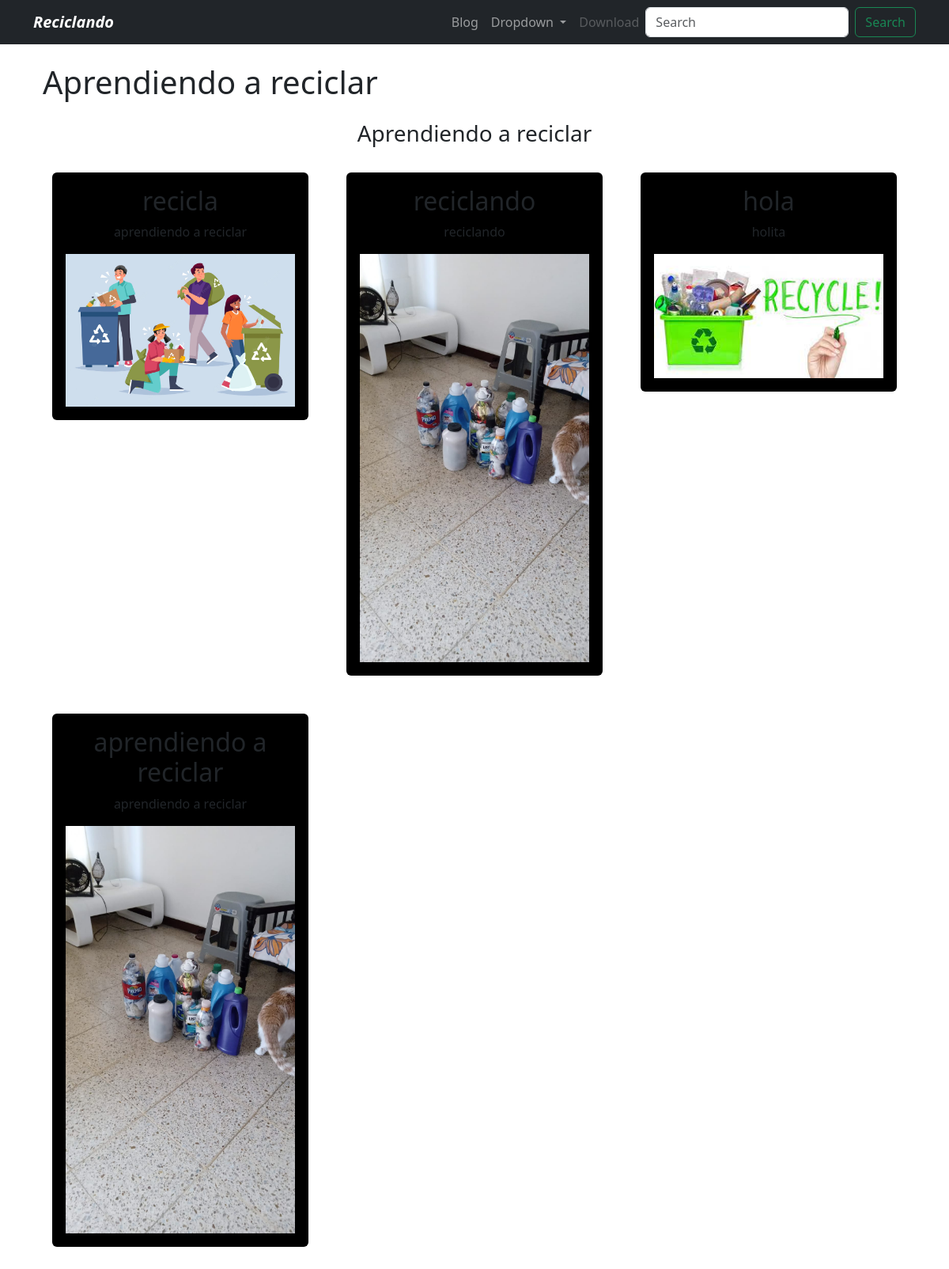
The page / on the database its author committed.
### portfolio/models.py (models this page shows)
class Project(models.Model):
    title = CharField(max_length=100)
    description = CharField(max_length=250)
    image = ImageField(upload_to="portfolio/images/")
    url =  URLField(blank=True)

### portfolio/views.py (the view)
# urls.py: 2. Add a URL to urlpatterns:  path('', views.home, name='home')
def home(request):
    projects = Project.objects.all()
    return render(request, 'home.html', {'projects': projects})

### portfolio/templates/home.html (shortened to what this page needs)
{% extends 'layout.html'  %}
{% block content %}
<h1>Aprendiendo a reciclar</h1>
<div class="row my-4 text-center">
    <h3>Aprendiendo a reciclar</h3>
{% for project in projects %}
<div class="col-md-4 p-4">
    <div class="card bg-black">
        <div class="card-body">
        <h2>{{project.title}}</h2>
        <p>{{project.description}}</p>
        <img src="{{project.image.url}}" alt="{{project.title}}" class="img-fluid" />
        </div>
    </div>
</div>
{% endfor %}
{% endblock %}

### portfolio/templates/layout.html (shortened to what this page needs)
<!DOCTYPE html>
<html lang="en">
<head>
    <link href="https://cdn.jsdelivr.net/npm/bootstrap@5.3.0-alpha1/dist/css/bootstrap.min.css" rel="stylesheet">
</head>
<body>
    {% include 'partials/navbar.html' %}
     <div class="container p-4">
        {% block content %}
        {% endblock %}
     </div>
</body>
</html>

### portfolio/templates/partials/navbar.html (shortened to what this page needs)
<nav class="navbar navbar-expand-lg navbar-dark bg-dark">
    <div class="container">
      <a class="navbar-brand fw-bold fst-italic" href="/">Reciclando</a>
      <div class="collapse navbar-collapse" id="navbarSupportedContent">
        <ul class="navbar-nav ms-auto">
          <li class="nav-item">
            <a class="nav-link" href="/blog/">Blog</a>
          </li>
          <li class="nav-item dropdown">
            <a class="nav-link dropdown-toggle" href="#" role="button" data-bs-toggle="dropdown" aria-expanded="false">
              Dropdown
            </a>
          </li>
          <li class="nav-item">
            <a class="nav-link disabled">Download</a>
          </li>
        </ul>
        <form class="d-flex" role="search">
          <input class="form-control me-2" type="search" placeholder="Search" aria-label="Search">
          <button class="btn btn-outline-success" type="submit">Search</button>
        </form>
      </div>
    </div>
  </nav>

### rows shown on the page
Project: title "recicla", description "aprendiendo a reciclar", image (picture)
Project: title "reciclando", description "reciclando", image (picture)
Project: title "hola", description "holita", image (picture)
Project: title "aprendiendo a reciclar", description "aprendiendo a reciclar", image (picture)
